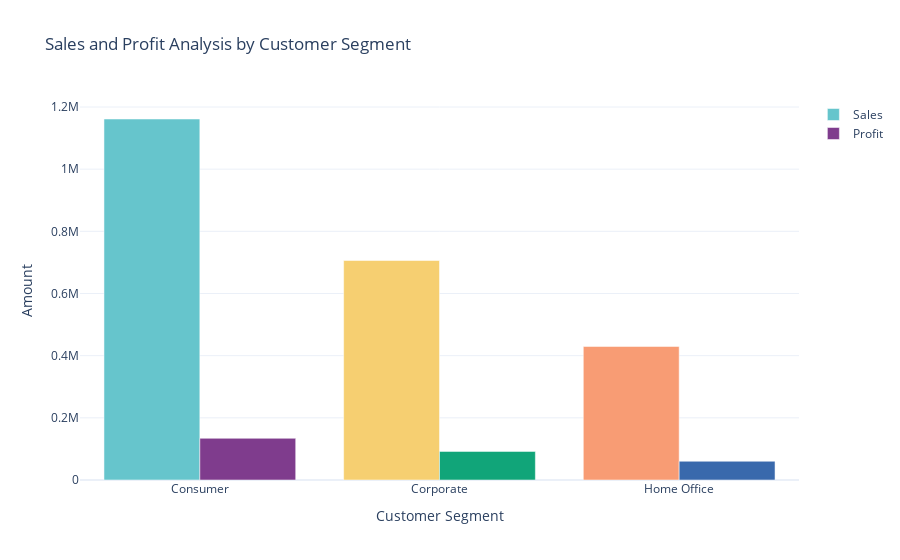

The cell this chart's notebook holds for it:
### Code cell
fig=go.Figure()
fig.add_trace(go.Bar(x=sales_profit_by_segment['Segment'],
                     y=sales_profit_by_segment['Sales'],
                     name='Sales',
                     marker_color=px.colors.qualitative.Pastel))
fig.add_trace(go.Bar(x=sales_profit_by_segment['Segment'],
                     y=sales_profit_by_segment['Profit'],
                     name='Profit',
                     marker_color=px.colors.qualitative.Bold))
fig.update_layout(title='Sales and Profit Analysis by Customer Segment', xaxis_title='Customer Segment', yaxis_title='Amount')

### Figure 1 — Plotly figure (JSON) as saved in the notebook; plotly's stock layout.template omitted (floating-point values rounded to 4 significant figures)
{"data": [{"marker": {"color": ["rgb(102, 197, 204)", "rgb(246, 207, 113)", "rgb(248, 156, 116)", "rgb(220, 176, 242)", "rgb(135, 197, 95)", "rgb(158, 185, 243)", "rgb(254, 136, 177)", "rgb(201, 219, 116)", "rgb(139, 224, 164)", "rgb(180, 151, 231)", "rgb(179, 179, 179)"]}, "name": "Sales", "type": "bar", "x": ["Consumer", "Corporate", "Home Office"], "y": [1161000.0, 706100.0, 429700.0]}, {"marker": {"color": ["rgb(127, 60, 141)", "rgb(17, 165, 121)", "rgb(57, 105, 172)", "rgb(242, 183, 1)", "rgb(231, 63, 116)", "rgb(128, 186, 90)", "rgb(230, 131, 16)", "rgb(0, 134, 149)", "rgb(207, 28, 144)", "rgb(249, 123, 114)", "rgb(165, 170, 153)"]}, "name": "Profit", "type": "bar", "x": ["Consumer", "Corporate", "Home Office"], "y": [134100.0, 91980.0, 60300.0]}], "layout": {"autosize": true, "title": {"text": "Sales and Profit Analysis by Customer Segment"}, "xaxis": {"autorange": true, "range": [-0.5, 2.5], "title": {"text": "Customer Segment"}, "type": "category"}, "yaxis": {"autorange": true, "range": [0, 1223000.0], "title": {"text": "Amount"}, "type": "linear"}}}
